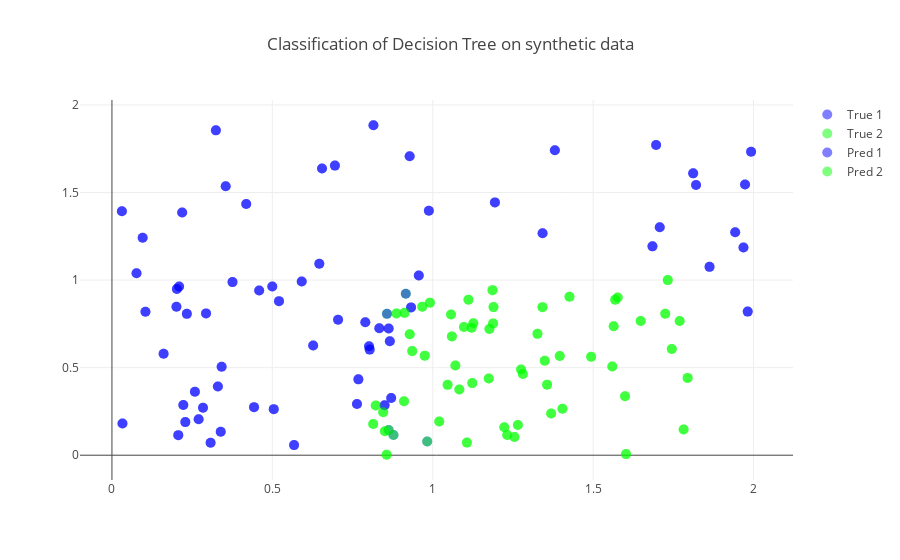

Notebook source saved alongside this figure:
### Code cell
iplot(clas_plotly_plot(data.values,dt,"Decision Tree"))
